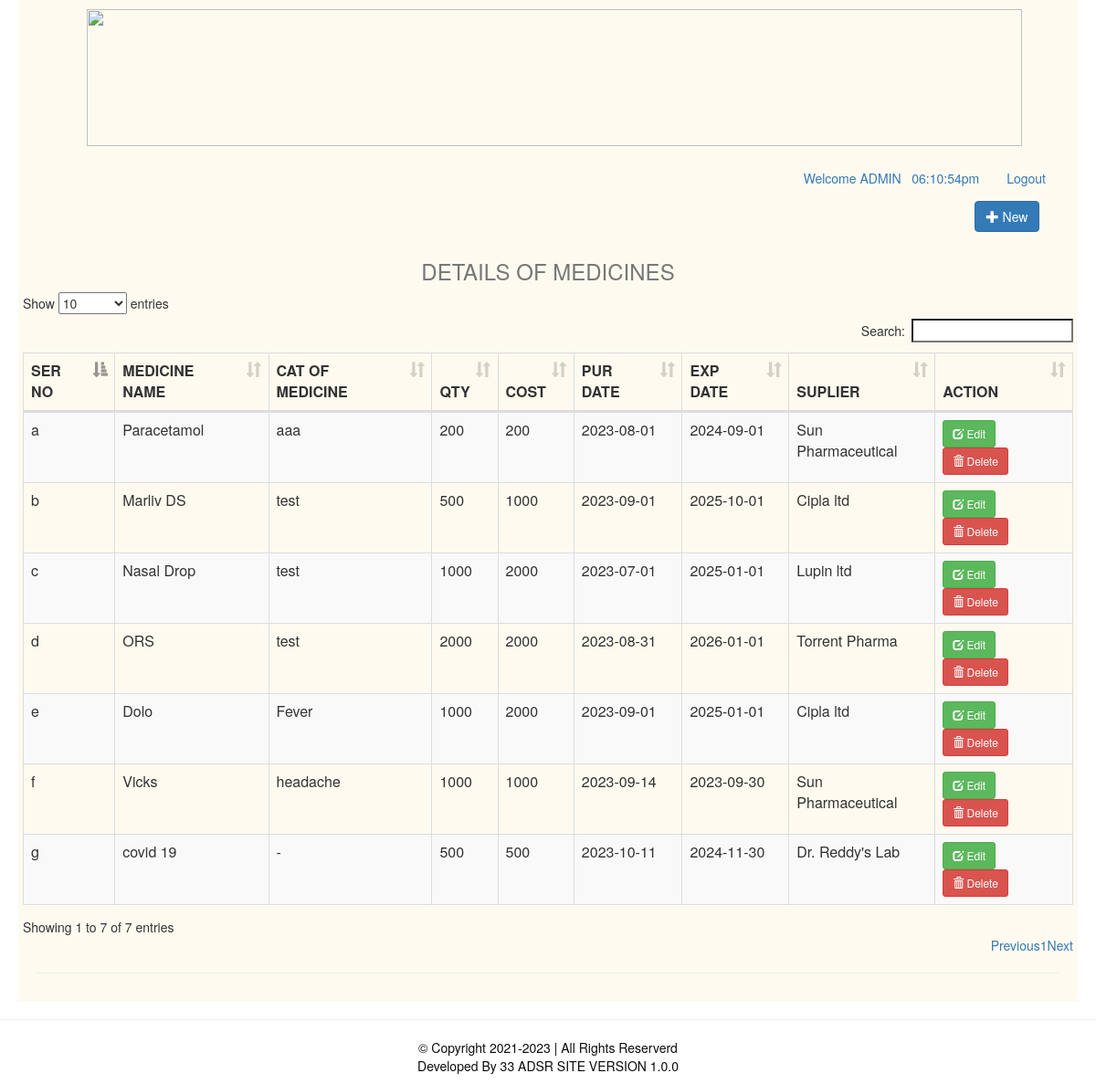
The app's page /disp/items.php (signed in) with its own data.
### tables this page shows
CREATE TABLE `item` (
  `item_id` int(11) NOT NULL,
  `item_name` varchar(90) DEFAULT NULL,
  `item_cat` varchar(90) DEFAULT NULL,
  `qty` int(8) DEFAULT NULL,
  `cost_per` varchar(20) NOT NULL,
  `item_detail` varchar(100) DEFAULT NULL,
  `bill_no` varchar(50) DEFAULT NULL,
  `supplier_id` varchar(99) DEFAULT NULL,
  `dept_id` varchar(67) DEFAULT '1',
  `qty_issue` int(9) DEFAULT NULL,
  `supplied_at` date DEFAULT NULL
);

### disp/items.php (the view, shortened to what this page needs)
<div class="wrapper">
    <?php
require_once './includes/header.php';
?>
    <head>
        <ul>
    <img height="150px;" width="1024px" src="echs.png">
        </ul>
    <ul class="nav navbar-nav navbar-right">
        <li class="text-success"><a href="./admin_home.php">Welcome <?php echo $_SESSION['dept_name'];  echo '&nbsp;&nbsp; '.date('h:i:sa');?></a></li>
    <li><a href="logout.php">Logout</a></li></ul>
    </head>
</div>
    <div class="col-sm-10 col-sm-offset-1">
    </div>
    <div class="row">
        <?php
        if($_SESSION['role']== 'admin')
            {
            echo'<a href="#addnew" data-toggle="modal" class="btn btn-primary"><span class="glyphicon glyphicon-plus"></span> New</a>';
            }
        ?>
    </div>
    <div class="" style="height: 10px;">
    </div>
    <div class="row">
    <marquie><h3 class="text-muted text-center">DETAILS OF MEDICINES</h3></marquie>
       <table id="myTable" class="table table-hover table-bordered table-striped table-responsive">
            <?php
            include_once('db.php');
            $item_current_dept_id = $_SESSION['dept_id'];
            $sql = "SELECT * FROM item where dept_id = '$item_current_dept_id' ";
            if($_SESSION['role'] == 'admin')
            {
            echo '<thead>
            <tr>
            <th>SER NO</th>
            <th>MEDICINE NAME</th>
            <th>CAT OF MEDICINE</th>
            <th>QTY</th>
            <th>COST</th>
            <th>PUR DATE</th>
            <th>EXP DATE</th>
            <th>SUPLIER</th>
            <th>ACTION</th>
            </tr>
            </thead>
            <tbody>';
            $query = $conn->query($sql);
            $i = a;
            while($row = $query->fetch_assoc())
            {
            echo"<tr>
                    <td>".$i."</td>
                    <td>".$row['item_name']."</td>
                    <td>".$row['item_cat']."</td>
                    <td>".$row['qty']."</td>
                    <td>".$row['cost_per']."</td>
                    <td>".$row['supplied_at']."</td>
                    <td>".$row['bill_no']."</td>
                    <td>".$row['supplier_id']."</td>
                    <td><a href='#edit_".$row['item_id']."' class='btn btn-success btn-sm' data-toggle='modal'><span class='glyphicon glyphicon-edit'></span> Edit</a>
                    <a href='#delete_".$row['item_id']."' class='btn btn-danger btn-sm' data-toggle='modal'><span class='glyphicon glyphicon-trash'></span> Delete</a>
                    </td>
                </tr>";
                $i++;
                include('models/edit_delete_itemModel.php') ;
            }
            ?>
        <hr>
    <?php
            }
            ?>
            <hr>
<?php require_once './includes/footer.php'; ?>

### disp/items.php (style rules this page uses)
.wrapper { margin-right: auto; margin-left: auto; max-width: 1160px; padding-top: 10px; padding-right: 20px; padding-left: 20px; padding-bottom: 10px; background-color: floralwhite; }

### records on screen
item: item_name "Paracetamol", item_cat "aaa", qty "200", cost_per "200", supplied_at "2023-08-01", bill_no "2024-09-01", supplier "Sun Pharmaceutical"
item: item_name "Marliv DS", item_cat "test", qty "500", cost_per "1000", supplied_at "2023-09-01", bill_no "2025-10-01", supplier "Cipla ltd"
item: item_name "Nasal Drop", item_cat "test", qty "1000", cost_per "2000", supplied_at "2023-07-01", bill_no "2025-01-01", supplier "Lupin ltd"
item: item_name "ORS", item_cat "test", qty "2000", cost_per "2000", supplied_at "2023-08-31", bill_no "2026-01-01", supplier "Torrent Pharma"
item: item_name "Dolo", item_cat "Fever", qty "1000", cost_per "2000", supplied_at "2023-09-01", bill_no "2025-01-01", supplier "Cipla ltd"
item: item_name "Vicks", item_cat "headache", qty "1000", cost_per "1000", supplied_at "2023-09-14", bill_no "2023-09-30", supplier "Sun Pharmaceutical"
item: item_name "covid 19", item_cat "-", qty "500", cost_per "500", supplied_at "2023-10-11", bill_no "2024-11-30", supplier "Dr. Reddy's Lab"

### other values on screen
$_SESSION['dept_name'] "ADMIN"
APPVERSION "1.0.0"
